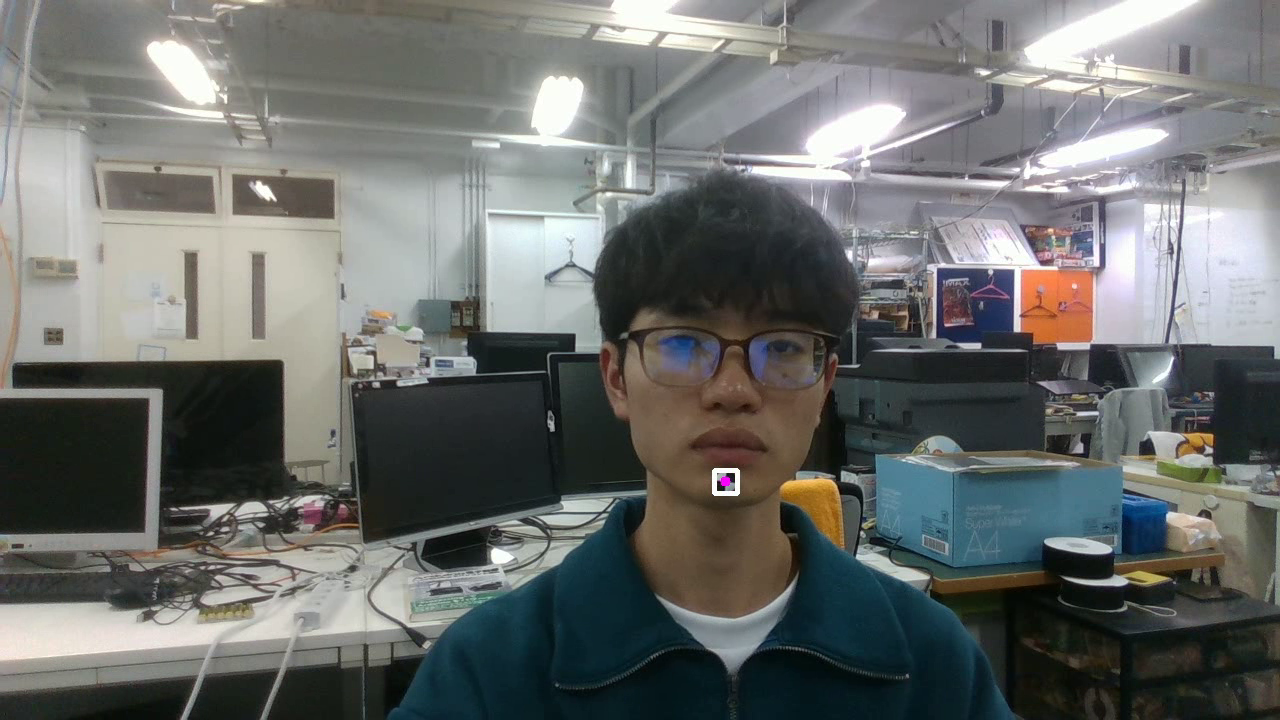
#> input picture test/GIF/RGB/0007.png, 1280 x 720 px, found by its file name
$ python draw_axis.py
#> lines starting #> are read from the running program, lines starting #| are printed output that depends on the picture
import cv2
import numpy as np
from pathlib import Path

# --- パラメータ設定 ---

# 2. チェッカーボードの交点の数（内側）
# パターンが6x5の場合、内側の交点の数は (6-1) x (5-1) = 5x4 となります。
checkerboard_size = (5, 4)

# 3. チェッカーボードの正方形の1辺の長さ (mm)
square_size = 35.0

# 4. 描画する座標軸の長さ (mm)
axis_length = square_size * 3

# --- 処理の実行 ---

def main():
    for direction in ['fl', 'fr']:
        image_path = Path(r"G:\gait_pattern\stero_cali\9g_6x5") / direction / "cali_imgs" / "0007.png"
        # 画像を読み込む
        img = cv2.imread(str(image_path))
#> img is the input picture: shape (720, 1280, 3); mean B, G, R 107.4, 109.5, 106.9
        if img is None:
            print(f"エラー: 画像ファイル '{image_path}' を読み込めませんでした。")
            return

        # 処理のためにグレースケール画像に変換
        gray = cv2.cvtColor(img, cv2.COLOR_BGR2GRAY)
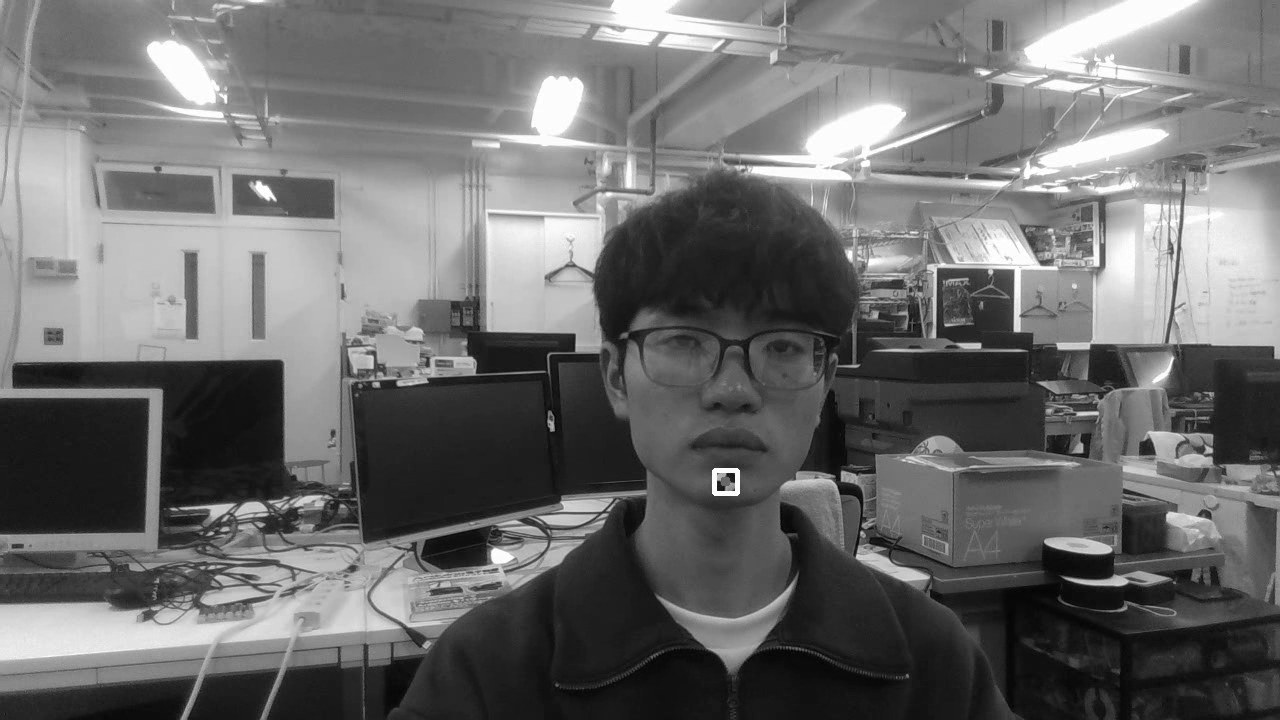
#> gray: shape (720, 1280); min 2, max 255, mean 108.5

        # チェッカーボードの3D座標を準備 (Z=0の平面と仮定)
        # (0,0,0), (35,0,0), (70,0,0), ..., (35*4, 35*3, 0)
        objp = np.zeros((checkerboard_size[0] * checkerboard_size[1], 3), np.float32)
        objp[:, :2] = np.mgrid[0:checkerboard_size[0], 0:checkerboard_size[1]].T.reshape(-1, 2)
        objp = objp * square_size

        # チェッカーボードのコーナーを検出
        ret, corners = cv2.findChessboardCorners(gray, checkerboard_size, None)
#> ret = False; corners = None

        # コーナーが検出された場合
        if ret:
            print("チェッカーボードのコーナーを検出しました。")

            # コーナーの精度を向上させる
            criteria = (cv2.TERM_CRITERIA_EPS + cv2.TERM_CRITERIA_MAX_ITER, 30, 0.001)
            corners_subpix = cv2.cornerSubPix(gray, corners, (11, 11), (-1, -1), criteria)

            # ----- カメラのポーズを推定 (solvePnP) -----
            # 注意: 正確な座標軸を描画するには、事前にカメラキャリブレーションで得られた
            # カメラ行列と歪み係数が必要です。
            # ここでは、簡易的な仮の値を設定します。

            # 画像サイズから仮のカメラ行列を作成
            height, width = img.shape[:2]
            # 仮の焦点距離を画像の幅とする
            focal_length = width
            camera_matrix = np.array([
                [focal_length, 0, width / 2],
                [0, focal_length, height / 2],
                [0, 0, 1]
            ], dtype=np.float32)

            # 歪みは無いものと仮定
            dist_coeffs = np.zeros((4, 1), dtype=np.float32)

            # 3Dオブジェクトポイントと2D画像ポイントから回転と並進ベクトルを計算
            _, rvec, tvec = cv2.solvePnP(objp, corners_subpix, camera_matrix, dist_coeffs)

            # 座標軸を描画
            # OpenCV 4.7.0以降では cv2.drawFrameAxes が推奨されます
            try:
                cv2.drawFrameAxes(img, camera_matrix, dist_coeffs, rvec, tvec, axis_length)
            except AttributeError:
                # 古いバージョンのOpenCVの場合
                from cv2.aruco import drawAxis
                drawAxis(img, camera_matrix, dist_coeffs, rvec, tvec, axis_length)

            print("座標軸を描画しました。")

            # 検出したコーナーを描画（オプション）
            cv2.drawChessboardCorners(img, checkerboard_size, corners_subpix, ret)

        else:
            print("エラー: チェッカーボードのコーナーを検出できませんでした。")
            print("チェッカーボードのサイズ設定や画像の品質を確認してください。")


        # 結果の画像を表示
        cv2.imshow('Checkerboard with Axes', img)
        print("画像が表示されています。何かキーを押すとウィンドウが閉じます。")
        cv2.waitKey(0)
        cv2.destroyAllWindows()

        # 結果をファイルに保存
        output_path = Path(r"G:\gait_pattern\stero_cali\9g_6x5") / direction / "cali_imgs" / "output_0007.png"
        cv2.imwrite(str(output_path), img)
        print(f"結果を '{output_path}' に保存しました。")


if __name__ == '__main__':
    main()
